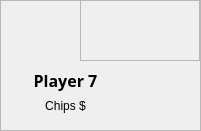
  <widget class="QFrame" name="P7">
   <property name="geometry">
    <rect>
     <x>990</x>
     <y>400</y>
     <width>201</width>
     <height>131</height>
    </rect>
   </property>
   <property name="frameShape">
    <enum>QFrame::StyledPanel</enum>
   </property>
   <property name="frameShadow">
    <enum>QFrame::Raised</enum>
   </property>
   <widget class="QLabel" name="NameP7">
    <property name="geometry">
     <rect>
      <x>30</x>
      <y>70</y>
      <width>71</width>
      <height>21</height>
     </rect>
    </property>
    <property name="font">
     <font>
      <family>Yu Gothic UI Semibold</family>
      <pointsize>12</pointsize>
      <bold>true</bold>
     </font>
    </property>
    <property name="styleSheet">
     <string notr="true">color: rgb(0, 0, 0);</string>
    </property>
    <property name="text">
     <string>Player 7</string>
    </property>
    <property name="alignment">
     <set>Qt::AlignCenter</set>
    </property>
   </widget>
   <widget class="QLabel" name="Player7">
    <property name="geometry">
     <rect>
      <x>0</x>
      <y>0</y>
      <width>131</width>
      <height>121</height>
     </rect>
    </property>
    <property name="text">
     <string/>
    </property>
    <property name="state" stdset="0">
     <string>P7off</string>
    </property>
   </widget>
   <widget class="QLabel" name="P7chips">
    <property name="geometry">
     <rect>
      <x>30</x>
      <y>90</y>
      <width>71</width>
      <height>31</height>
     </rect>
    </property>
    <property name="styleSheet">
     <string notr="true">color: rgb(0, 0, 0);</string>
    </property>
    <property name="text">
     <string>Chips $</string>
    </property>
    <property name="alignment">
     <set>Qt::AlignCenter</set>
    </property>
   </widget>
   <widget class="QFrame" name="balloonmsg7">
    <property name="geometry">
     <rect>
      <x>80</x>
      <y>0</y>
      <width>120</width>
      <height>61</height>
     </rect>
    </property>
    <property name="frameShape">
     <enum>QFrame::StyledPanel</enum>
    </property>
    <property name="frameShadow">
     <enum>QFrame::Raised</enum>
    </property>
    <property name="state" stdset="0">
     <string/>
    </property>
    <widget class="QLabel" name="msg7">
     <property name="geometry">
      <rect>
       <x>38</x>
       <y>10</y>
       <width>61</width>
       <height>31</height>
      </rect>
     </property>
     <property name="font">
      <font>
       <family>Yu Gothic UI Semibold</family>
       <pointsize>12</pointsize>
       <bold>true</bold>
      </font>
     </property>
     <property name="styleSheet">
      <string notr="true">color: rgb(0, 0, 0);</string>
     </property>
     <property name="text">
      <string/>
     </property>
    </widget>
   </widget>
   <zorder>Player7</zorder>
   <zorder>NameP7</zorder>
   <zorder>P7chips</zorder>
   <zorder>balloonmsg7</zorder>
  </widget>
